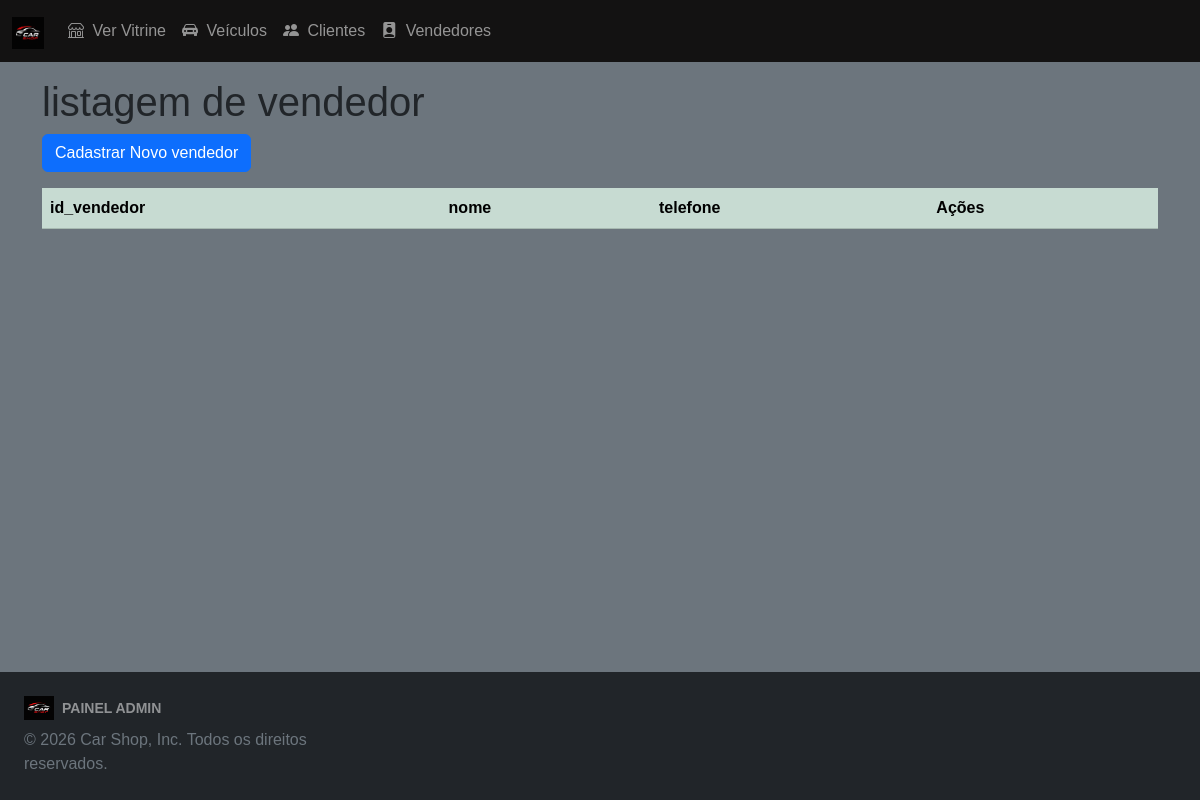
The app's page /vendedor-listagem.php, older data.
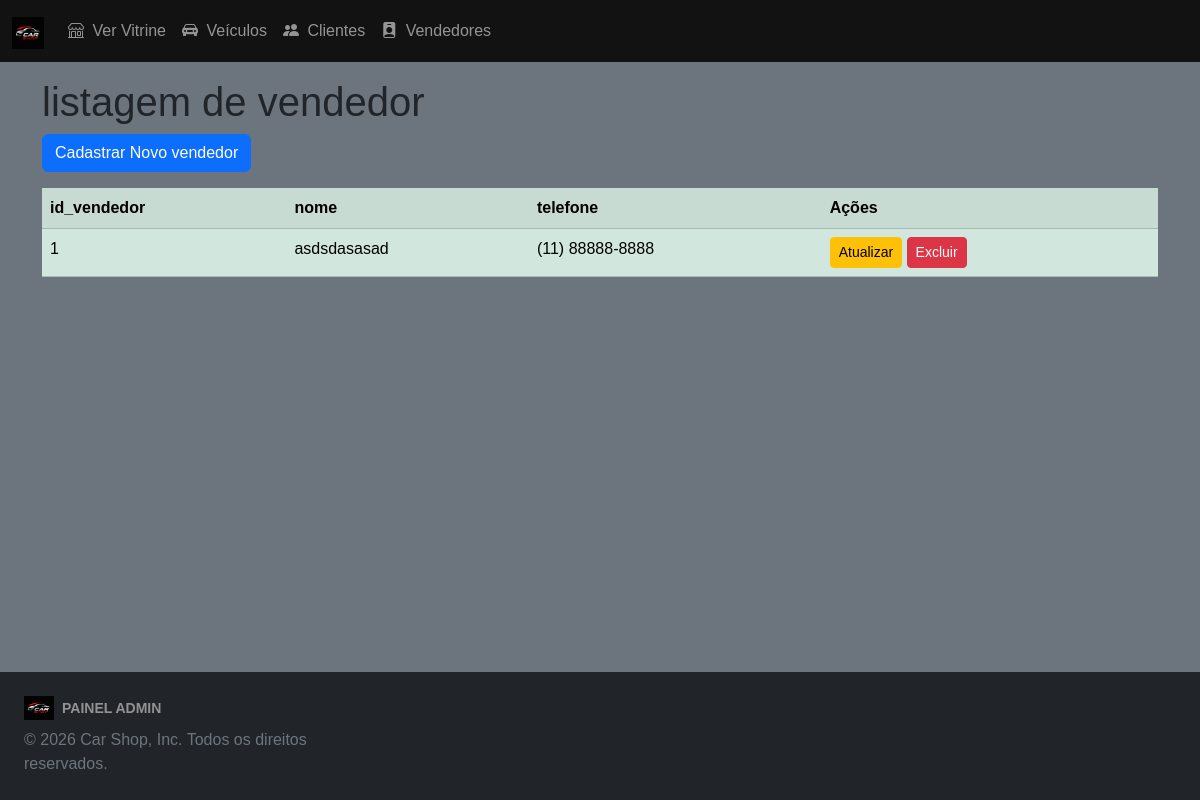
The same page, newer data.
### tables this page shows
CREATE TABLE `tb_vendedor` (
  `id_vendedor` int(11) NOT NULL AUTO_INCREMENT,
  `nome` varchar(100) NOT NULL,
  `cpf` varchar(14) NOT NULL,
  `email` varchar(100) NOT NULL,
  `telefone` varchar(20) NOT NULL,
  `senha` varchar(225) NOT NULL,
  `foto` varchar(1000) NOT NULL,
  `nome_da_loja` varchar(250) NOT NULL,
  `endereco` varchar(250) NOT NULL,
  `foto_da_loja` varchar(1000) NOT NULL,
  PRIMARY KEY (`id_vendedor`)
);

### vendedor-listagem.php (the view, shortened to what this page needs)
<?php
include "include/inc-cabecalho.php";
include "include/inc-menu-administrador.php";
?>
<body class="d-flex flex-column min-vh-100 bg-secondary">
    <main class="container pt-3 mb-2">
        <h1>listagem de vendedor</h1>
        <div class="row">
         <div class="col">
            <a href="vendedor-cadastrar.php" class="btn btn-primary mb-3">Cadastrar Novo vendedor</a>
         </div>
        </div>
        <div class="row">
        <div class="col">
        <table class="table table-success table-striped">
            <tr>
            <th>id_vendedor</th>
            <th>nome</th>
            <th>telefone</th>
            <th scope="col">Ações</th>
            </tr>
            <?php
            include "inc-conexao.php";
            $sql = "select * from tb_vendedor order by id_vendedor, nome, cpf, email, telefone, senha";
            $resultado = mysqli_query($conexao, $sql);
            while($linha_resultado = mysqli_fetch_assoc($resultado)){
                echo "<tr>";
                echo "<td> {$linha_resultado['id_vendedor']} </td>";
                echo "<td> {$linha_resultado['nome']} </td>";
                echo "<td> {$linha_resultado['telefone']} </td>";
                echo "<td>";
                echo " <a href='vendedor-atualizar.php?id_cliente={$linha_resultado['id_vendedor']}' class='btn btn-sm btn-warning'>Atualizar</a> ";
                echo " <a href='vendedor-excluir.php?id={$linha_resultado['id_vendedor']}' class='btn btn-sm btn-danger'>Excluir</a> ";
                echo "</td>";
                echo "</tr>";
            }
            ?>
                </table>
            </div>
        </div>
    </main>
    <?php include "include/inc-footer-administrador.php"?>
</body>

Row changes from the older to the newer data that the page shows:
added tb_vendedor: id_vendedor "1", nome "asdsdasasad", telefone "(11) 88888-8888"
